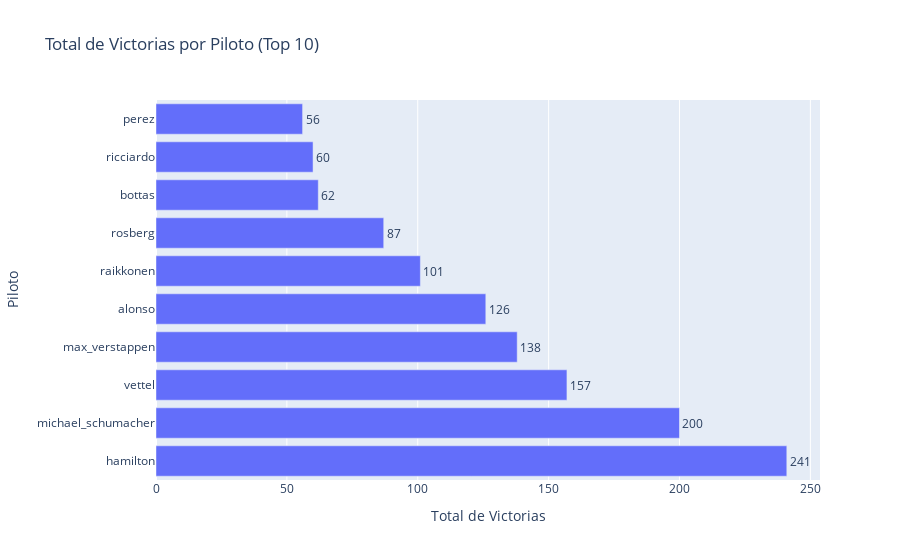

Here is the notebook cell this chart was saved with:
### Code cell
# Gráfico de barras: Victorias por piloto del top 10 

# Crear una lista de los nombres de los 10 pilotos con más puntos
top_10_drivers_list = data.groupby('driverRef')['points'].sum().nlargest(10).index.tolist()

# Filtrar solo a los top 10 pilotos en el gráfico
top_10_victories = total_victories_by_driver[total_victories_by_driver['driverRef'].isin(top_10_drivers_list)]

# Ordenar por número de victorias
top_10_victories = top_10_victories.sort_values(by='victories', ascending=False)

# Crear gráfica de barras horizontales
fig = px.bar(
    top_10_victories,
    x='victories',
    y='driverRef',
    orientation='h',
    title='Total de Victorias por Piloto (Top 10)',
    labels={'victories': 'Total de Victorias', 'driverRef': 'Piloto'},
    text='victories'  # Agregar etiquetas de datos
)

# Mejorar visualización de etiquetas
fig.update_traces(texttemplate='%{text:.0f}', textposition='outside')

# Mostrar gráfica
fig.show()

### Figure 1 — Plotly figure (JSON) as saved in the notebook; plotly's stock layout.template omitted (floating-point values rounded to 4 significant figures)
{"data": [{"alignmentgroup": "True", "hovertemplate": "Total de Victorias=%{text}<br>Piloto=%{y}<extra></extra>", "legendgroup": "", "marker": {"color": "#636efa", "pattern": {"shape": ""}}, "name": "", "offsetgroup": "", "orientation": "h", "showlegend": false, "text": [241, 200, 157, 138, 126, 101, 87, 62, 60, 56], "textposition": "outside", "texttemplate": "%{text:.0f}", "type": "bar", "x": [241, 200, 157, 138, 126, 101, 87, 62, 60, 56], "xaxis": "x", "y": ["hamilton", "michael_schumacher", "vettel", "max_verstappen", "alonso", "raikkonen", "rosberg", "bottas", "ricciardo", "perez"], "yaxis": "y"}], "layout": {"barmode": "relative", "legend": {"tracegroupgap": 0}, "title": {"text": "Total de Victorias por Piloto (Top 10)"}, "xaxis": {"anchor": "y", "domain": [0, 1], "title": {"text": "Total de Victorias"}}, "yaxis": {"anchor": "x", "domain": [0, 1], "title": {"text": "Piloto"}}}}
